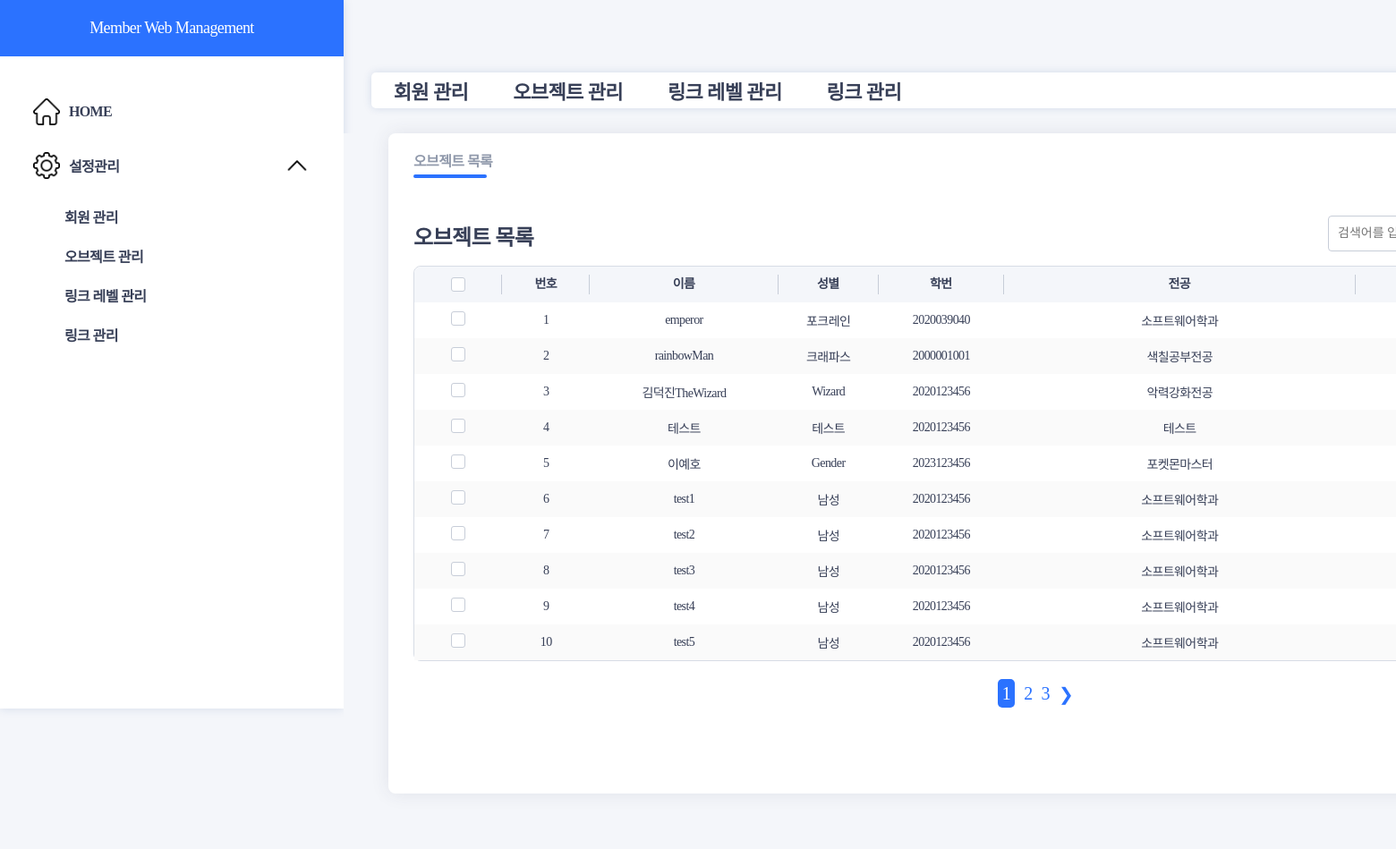
The page /objectList (signed in) on the database its author committed.
### main/models.py (models this page shows, shortened)
class Member(models.Model):
    name = models.CharField(max_length=20)
    createrd_at = models.DateField(auto_now_add=True)
    gender = models.CharField(max_length=20)
    parent = models.CharField(max_length=20)
    department = models.CharField(max_length=50)
    studentID = models.CharField(max_length=50)
    type = models.BooleanField(default=0)# 1이면 그룹임
    notSchool = models.BooleanField(default=0)# 휴학 여부

### main/views.py (the view)
# urls.py: path('objectList', objectList, name="objectList"),
def objectList(request):
    if not request.user.is_authenticated:
        return redirect("login:login")
    memberList = Member.objects.all()
    paginator = Paginator(memberList, 10)  # 페이지당 10개의 아이템을 보여주도록 설정
    page = request.GET.get('page', 1)  # URL의 'page' 파라미터 값을 가져오거나, 없으면 1로 설정
    try:
        members = paginator.page(page)
    except PageNotAnInteger:
        members = paginator.page(1)
    except EmptyPage:
        members = paginator.page(paginator.num_pages)
    attribute = {'members': members}
    return render(request, "object/objectList.html", attribute)

### templates/object/objectList.html (shortened to what this page needs)
{% extends 'navVertical.html' %}
	{% load static %}
	{% block css %}
	<link href="{% static 'css/objectList.css' %}" rel="stylesheet" type="text/css" >
	{% endblock %}
	{% block content %}
	<div class="main">
		<div class="container">
			<div class="list-con">
				<ul class="sublist-tab">
					<li class="moving-tab" id="horizontal-tab"></li>
					<li class="sl-st" onclick="sublistTab(0)" style="margin-right:25px;">
						<a href="/objectList">오브젝트 목록</a>
					</li>
				</ul>
				<div class="table-list">
					<div class="tbtop-con">
						<h3>오브젝트 목록</h3>
						<div class="rsh-sort">
							<div class="serch-box">
								<input type="text" placeholder="검색어를 입력하세요.">
							</div>
						</div>
					</div>
					<div class="table-wrap">
						<table class="common-table retouch-table">
							<colgroup>
								<col width="7%"/>
								<col width="7%"/>
								<col width="15%"/>
								<col width="8%"/>
								<col width="10%"/>
								<col width="28%"/>
								<col width="12%"/>
								<col width="12%"/>
							</colgroup>
							<thead>
								<tr>
									<th><span class="th-check"><input type="checkbox" name="selectBox" onclick="selectAll(this)"></span></th>
									<th><span>번호</span></th>
									<th><span>이름</span></th>
									<th><span>성별</span></th>
									<th><span>학번</span></th>
									<th><span>전공</span></th>
									<th><span>등록일</span></th>
								</tr>
							</thead>
							<tbody>
								{% for member in members %}
								<tr onclick="location.href='/objectView'">
									<td><input type="checkbox" name="selectBox"></td>
									<td>{{forloop.counter}}</td>
									<td>{{member.name}}</td>
									<td>{{member.gender}}</td>
									<td>{{member.studentID}}</td>
									<td>{{member.department}}</td>
									<td>{{member.createrd_at}}</td>
								</tr>
								{% endfor %}
							</tbody>
						</table>
						<div class="pagenation">
							<ul style="margin:15px; display:flex; justify-content:center; list-style: none; font-size: 20px;">
								{% for page in members.paginator.page_range %}
								{% if page == members.number %}
									<li style="margin:5px;"><a style="text-decoration:none; color: white; background-color: #2B72FF; padding:5px; border-radius:5px" href="?page={{page}}">{{page}}</a></li>
								{% else %}
									<li style="margin:5px;"><a style="text-decoration:none; color: #2B72FF;" href="?page={{page}}">{{page}}</a></li>
								{% endif %}
								{% endfor %}
								{% if members.has_next %}
								<li style="margin:5px;"><a style="text-decoration:none; color: #2B72FF;" href="?page={{members.next_page_number}}">&#10095;</a></li>
								{% endif %}
							</ul>
						</div>
					</div>
					<div class="btn-wrap">
					</div>
				</div>
			</div>
		</div>
	</div>
	{% endblock %}

### static/css/default.css (style rules this page uses)
* { box-sizing: border-box; outline: none; }
html, body { width: 100%; height: 100%; font-size: 16px; }
ol, ul, li { list-style: none; }
h1, h2, h3, h4, h5, h6 { font-weight: normal; font-size: 100%; }
a, a:link { text-decoration: none; }
input[type="text"] { outline: none; }

### static/css/main.css (style rules this page uses)
* { margin: 0; padding: 0; box-sizing: border-box; }
ul,li { list-style: none; }
a { text-decoration: none; color: inherit; font-family: 'Pretendard'; }
html,body { position: relative; width: 1920px; overflow-y:hidden; height:100%; font-family: 'Pretendard'; font-weight: 500; letter-spacing:-0.6px !important; color:#373F57; }
input { accent-color:#2B72FF; font-family: 'Pretendard'; }
input[type="checkbox"] { -webkit-appearance: none; -moz-appearance: none; appearance: none; background: #fff; border-radius: 3px; cursor: pointer; height: 16px; outline: 0; width: 16px; border: 1px solid #C7CDD8; }
input[type="checkbox"]::after { background: url(../images/check.png) no-repeat center; content: ''; display: none; position: relative; top: 2px; left: 1px; width: 12px; height: 10px; background-size: contain; }
table { table-layout:fixed; border-spacing:0; }
.main { width: 100%; height: 100%; background: #F4F6FA; }
.container { margin-left: 10px; padding: 0 40px; }
.list-con { height: auto; background: #fff; margin-top: 28px; box-shadow: 0 0 20px rgba(55,63,87,10%); border-radius: 8px; padding: 0 28px; }
.sublist-tab { height: 60px; position: relative; display: flex; align-items: center; }
#horizontal-tab { position: absolute; border-bottom: 4px solid #2B72FF; border-radius: 50px; left: 0; top: 46px; transition: all .3s; }
.sublist-tab>.sl-st { color: #9099AB; font-weight: 800; }
.table-list { margin-top: 16px; height: auto; }
.table-list .tbtop-con { display: flex; align-items: flex-end; justify-content: space-between; padding: 16px 0; }
.table-list .tbtop-con>h3 { font-size: 24px; font-weight: 800; }
.table-list .tbtop-con .serch-box>input { height: 40px; width: 368px; border: 1px solid #C7CDD8; border-radius: 4px; padding: 0 10px; font-size: 14px; font-weight: 500; color: #373F57; }
.table-list .tbtop-con .serch-box { position: relative; }
.table-list .tbtop-con .serch-box::after { content: ''; position: absolute; display: block; width: 20px; height: 20px; background: url(../images/serch-icon.png) no-repeat center; background-size: contain; top: 10px; right: 10px; }
.common-table { width: 100%; border-radius: 8px; font-size: 14px; border: 1px solid #D7DCE5; }
.common-table tr { height: 40px; text-align: center; }
.common-table thead>tr>th { background: #F4F6FA; }
.common-table thead>tr>th:first-child { border-radius: 8px 0 0 0; }
.common-table thead>tr>th>span { display: inline-block; height: 22px; line-height: 22px; border-right: 1px solid #C7CDD8; width: 100%; }
.common-table thead>tr>th>.th-check { display: flex; align-items: center; justify-content: center; }
.common-table tbody tr:nth-child(even) { background: #FAFAFA; }
.pagenation { margin-top:20px; height:28px; text-align:center; }
.rsh-sort { display:flex; gap:10px; }
.btn-wrap { display:flex; justify-content:flex-end; column-gap:10px; padding:20px 0 40px 0; }

### static/css/objectList.css (style rules this page uses)
#horizontal-tab { width: 82px; }

### templates/navVertical.html (style rules this page uses)
body { background-color: #F4F6FA; }

### rows shown on the page
Member: name "emperor", gender "포크레인", studentID "2020039040", department "소프트웨어학과"
Member: name "rainbowMan", gender "크래파스", studentID "2000001001", department "색칠공부전공"
Member: name "김덕진TheWizard", gender "Wizard", studentID "2020123456", department "악력강화전공"
Member: name "테스트", gender "테스트", studentID "2020123456", department "테스트"
Member: name "이예호", gender "Gender", studentID "2023123456", department "포켓몬마스터"
Member: name "test1", gender "남성", studentID "2020123456", department "소프트웨어학과"
Member: name "test2", gender "남성", studentID "2020123456", department "소프트웨어학과"
Member: name "test3", gender "남성", studentID "2020123456", department "소프트웨어학과"
Member: name "test4", gender "남성", studentID "2020123456", department "소프트웨어학과"
Member: name "test5", gender "남성", studentID "2020123456", department "소프트웨어학과"

### other values the page prints
{{ page }} "1"
{{ page }} "2" "3"
